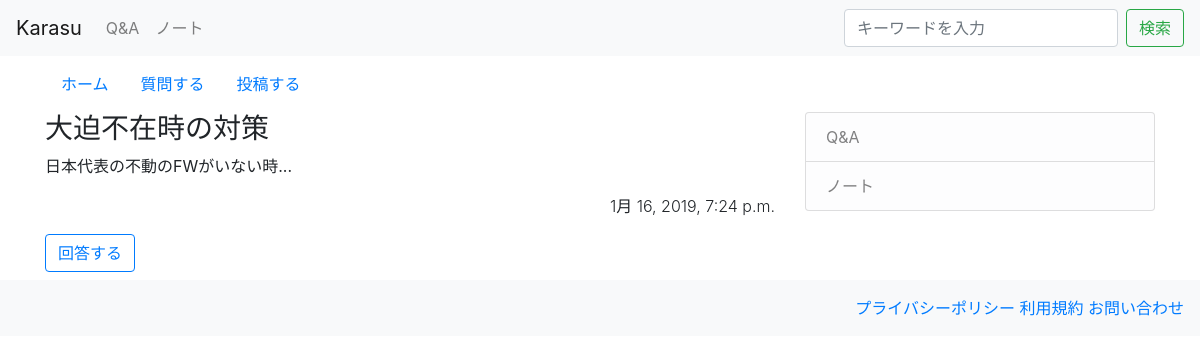
/qa/detail/40, run on the app's committed database.
### qa/models.py (models this page shows, shortened)
class Category(models.Model):
    name = models.CharField('カテゴリ名', max_length=200)
    def __str__(self):
        return self.name

class Day(models.Model):
    title = models.CharField('タイトル', max_length=200)
    text = models.TextField('本文')
    date = models.DateTimeField('日付', default=timezone.now)
    category = models.ForeignKey(Category, verbose_name='カテゴリ', on_delete=models.PROTECT, blank=True, null=True)

### qa/views.py (the view)
# urls.py: path('detail/<int:pk>', views.DetailView.as_view(), name='detail'), #qa/detail/1
class DetailView(generic.DetailView): #デフォルトテンプレートは、モデル名_detail.html
    model = Day

### qa/context_processors.py (called while the page is built)
def common(request):
    context = {
      'category_list':Category.objects.all(),
    }
    return context

### qa/templates/qa/day_detail.html (shortened to what this page needs)
{% extends 'qa/base.html' %}
{% block content %}
<h3>{{ day.title }}</h3>
<p class="font-weight-normal">{{ day.text | linebreaksbr | urlize}}</p>
<p class="text-right font-weight-light">{{ day.date }}</p>
<a class="btn btn-outline-primary mb-2" href="{% url 'qa:comment' day.pk %}">回答する</a>
{% endblock %}

### qa/templates/qa/base.html (shortened to what this page needs)
<!doctype html>
<html lang="ja">
  <head>
    <link rel="stylesheet" href="https://stackpath.bootstrapcdn.com/bootstrap/4.2.1/css/bootstrap.min.css">
  </head>
  <body>
    <nav class="navbar navbar-expand-lg navbar-light bg-light">
      <a class="navbar-brand" href="{% url 'qa:index' %}">Karasu</a>
      <div class="navbar-collapse collapse show" id="navbarSupportedContent" style="">
        <ul class="navbar-nav mr-auto">
          {% for category in category_list %}
          <li class="nav-item">
            <a class="nav-link" href="{% url 'qa:category' category.pk %}">{{ category }}</a>
          </li>
          {% endfor %}
        </ul>
        <form class="form-inline my-2 my-lg-0" method="GET" action="{% url 'qa:index' %}">
          <input class="form-control mr-sm-2" type="text" placeholder="キーワードを入力" aria-label="Search" name="keyword">
          <button class="btn btn-outline-success my-2 my-sm-0" type="submit">検索</button>
        </form>
      </div>
    </nav>
    <div class="container">
      <nav class="nav mb-2 mt-2">
        <a class="nav-link active" href="{% url 'qa:index' %}">ホーム</a>
        <a class="nav-link active" href="{%  url 'qa:add' %}" target="_blank">質問する</a>
        <a class="nav-link active" href="{%  url 'qa:add' %}" target="_blank">投稿する</a>
      </nav>
      <div class="row">
        <div class="col-md-8">
          {% block content %}
          {% endblock %}
        </div>
        <div class="col-md-4">
          <div class="list-group">
            {% for category in category_list %}
            <a href="{% url 'qa:category' category.pk %}" class="list-group-item list-group-item-action list-group-item-light">{{ category }}</a>
            {% endfor %}
          </div>
        </div>
      </div>
    </div>
    <footer class="footer bg-light text-gray text-right py-3 pr-3">
      <div class="text-muted text-right">
        <a href="#">プライバシーポリシー</a>
        <a href="#">利用規約</a>
        <a href="#">お問い合わせ</a>
      </div>
    </footer>
  </body>
</html>

### data on the page
Category: name "Q&A"
Category: name "ノート"
Day: title "大迫不在時の対策", text "日本代表の不動のFWがいない時...", date "1月 16, 2019, 7:24 p.m."
